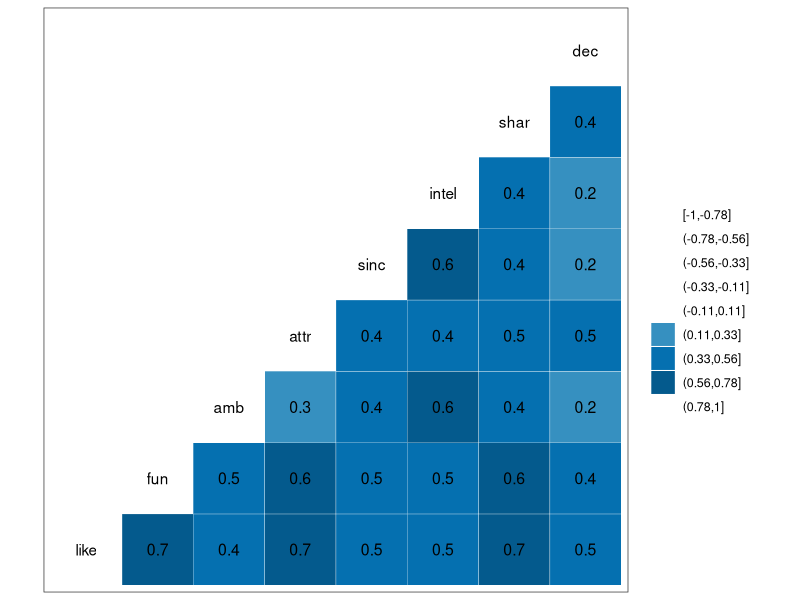
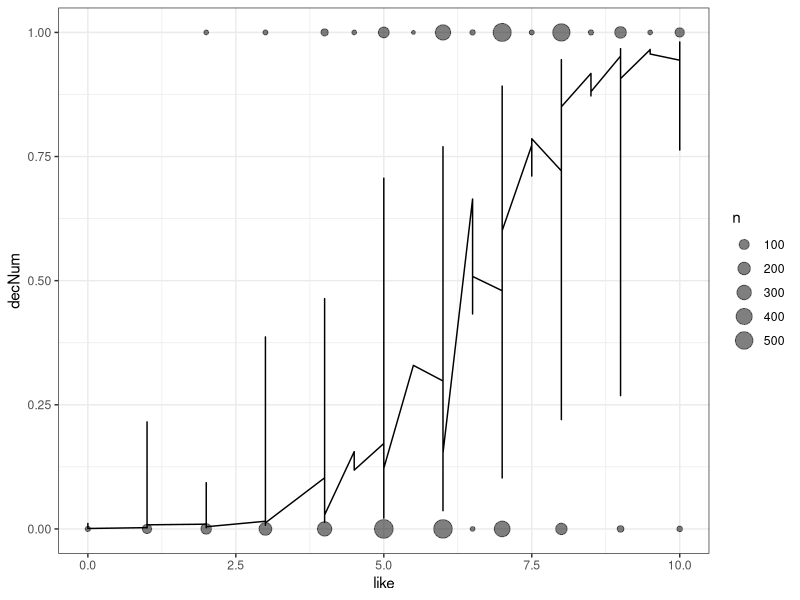

The R script that drew these images, in order:
## ---- chunk 1
library(GGally)
library(pscl)
library(broom)
library(tidyverse)
library(modelr)
theme_set(theme_bw())
## ---- chunk 2
data_sd <- read.csv("speed-dating/speed-dating2.csv")
data_sd <- data_sd %>%
  mutate(age_diff = age_o-age, 
         dec = ifelse(dec == "yes",1,0))
## ---- chunk 3
data_sd %>% 
  select(like,fun,amb,attr,sinc,intel,shar,dec) %>% 
  na.omit() %>%
  ggcorr(palette = "PuBu", label = TRUE,
       label_size = 4, nbreaks = 9)
## ---- chunk 4
model <- lm(dec ~ fun+attr+shar+like, data = data_sd)

date_augmented = data_sd %>% 
  add_predictions(model) %>% 
  add_residuals(model)
## ---- chunk 5
tidy(model, conf.int = TRUE) %>% 
  select(-std.error, -p.value)
## ---- chunk 6
glance(model)
## ---- chunk 7
data_sd_t = data_sd %>%
  mutate(dec = as.factor(dec))
  
bm <- glm(dec ~ fun+attr+shar+like, 
          data = data_sd_t, 
          family = "binomial")

tidy(bm, conf.int = TRUE) %>% 
  select(-statistic, -p.value)
# EXPONENCIANDO:
tidy(bm, conf.int = TRUE, exponentiate = TRUE) %>% 
  select(-statistic, -p.value)
## Como aqui y = exp(b0)*exp(b1*x1), aumentar em uma unidade x, faz com que y seja multiplicado por exp(b1), que é o estimate nessa tabela acima

## ---- chunk 8
bm %>% 
  augment(type.predict = "response")  %>% 
  mutate(decNum = ifelse(dec == "1", 1, 0)) %>% 
  ggplot(aes(x = like)) + 
  geom_count(aes(y = decNum), alpha = 0.5) + 
  geom_line(aes(y = .fitted))
